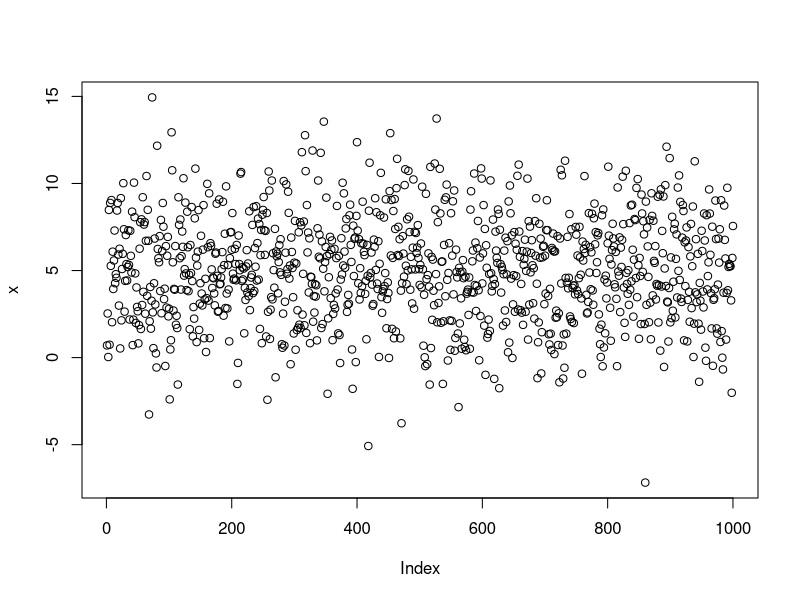
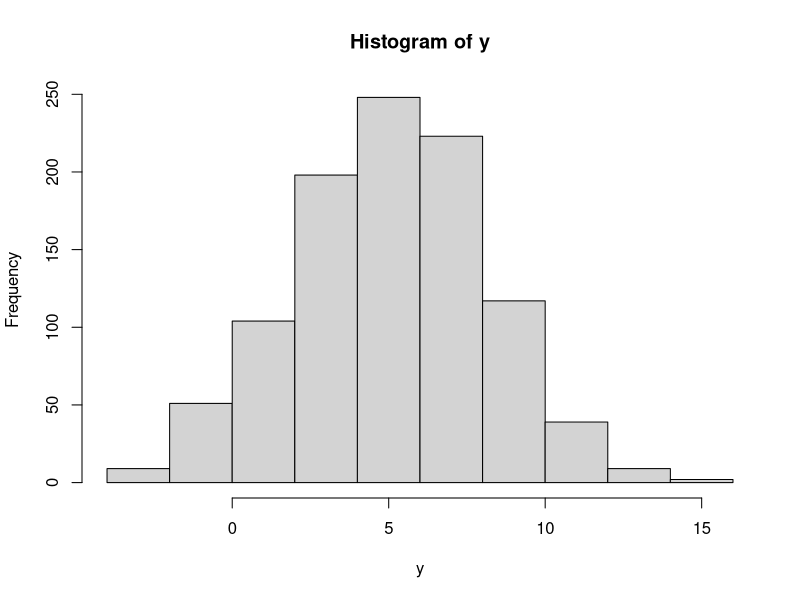
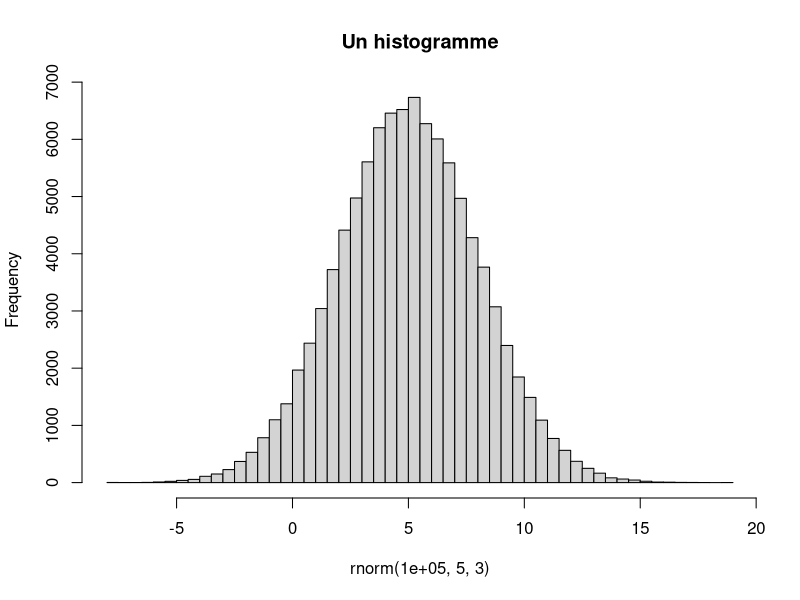
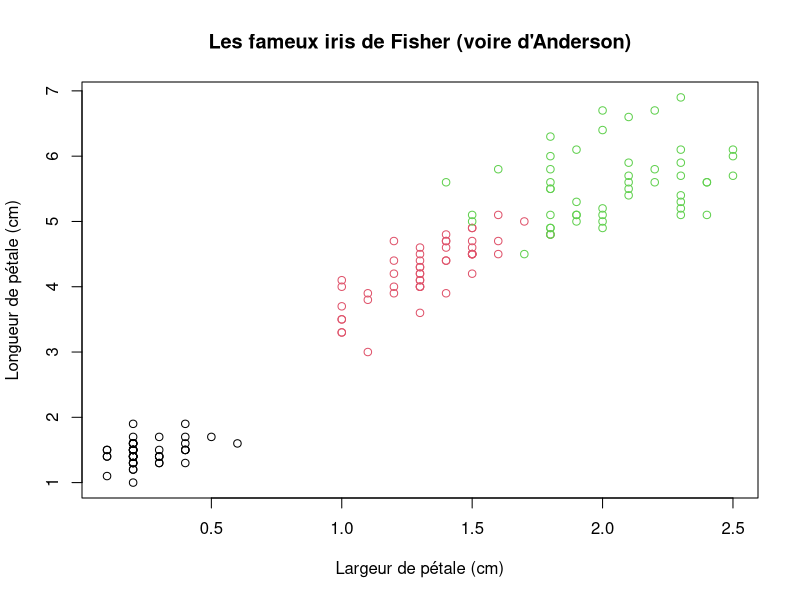
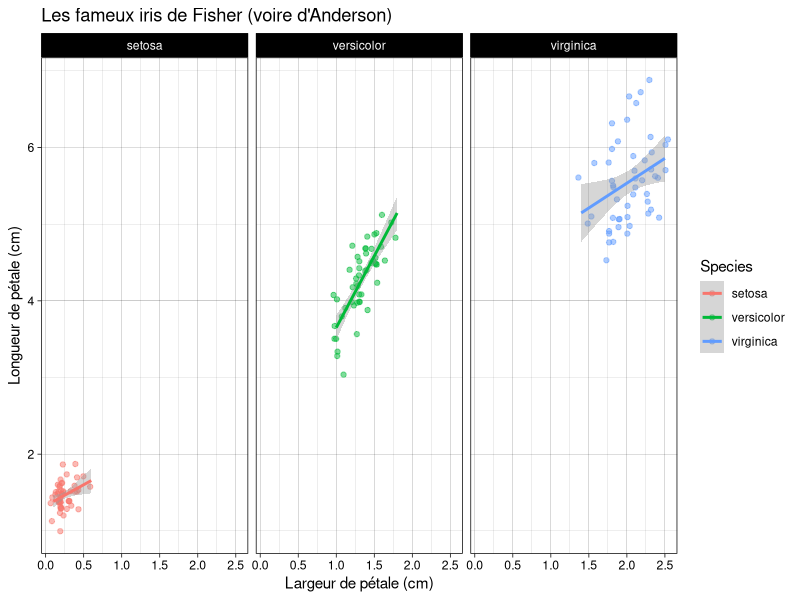

The R script that drew these images, in order:
## ---- chunk 1
set.seed(2329) # ensure reproducibility
## ---- chunk 2
sample(1:6, size=1)
## ---- chunk 3
sample(1:49, size=6, replace=FALSE)
## ---- chunk 4
runif(10, 0, 1) # see ?runif
## ---- chunk 5
x <- rnorm(1e3, 5, 3)
mean(x)
sd(x)
## ---- chunk 6
y <- rnorm(1e3, 5, 3)
mean(x) - mean(y)
## ---- chunk 7
plot(x)
## ---- chunk 8
hist(y)
## ---- chunk 9
hist(rnorm(1e5, 5, 3), breaks=50, main="Un histogramme")

## ---- chunk 10
head(iris)
plot(Petal.Length~Petal.Width, data=iris, col=Species,
     xlab="Largeur de pétale (cm)", ylab="Longueur de pétale (cm)",
     main="Les fameux iris de Fisher (voire d'Anderson)")
## ---- chunk 11
library(ggplot2)
ggplot(iris) + 
  aes(x=Petal.Width, y=Petal.Length, col=Species) + 
  geom_jitter(alpha=0.5) +
  geom_smooth(method="lm", formula="y~x") +
  facet_grid(~Species) +
  xlab("Largeur de pétale (cm)") + 
  ylab("Longueur de pétale (cm)") +
  ggtitle("Les fameux iris de Fisher (voire d'Anderson)") +
  theme_linedraw()
